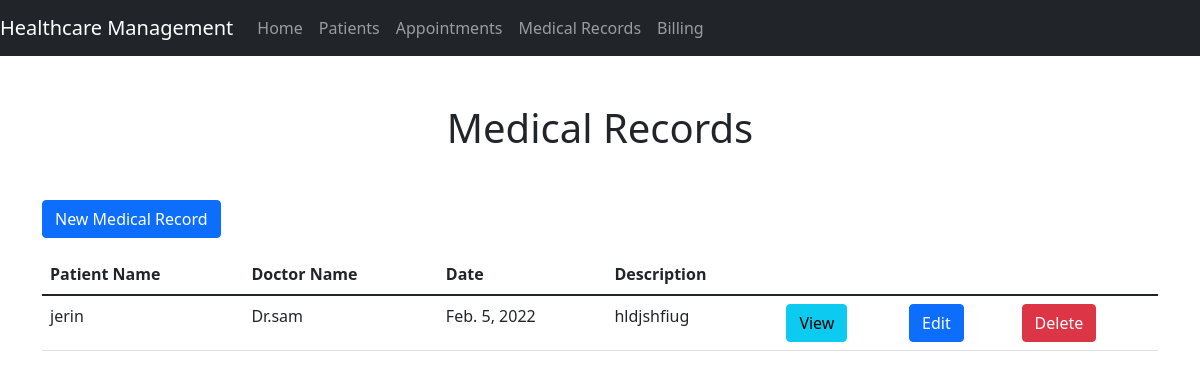
/medicalrecords/, run on the app's committed database.
### Health_Care_app/models.py (models this page shows, shortened)
class MedicalRecord(models.Model):
    patient = models.ForeignKey('Patient', on_delete=models.CASCADE)
    doctor = models.ForeignKey('Doctor', on_delete=models.CASCADE)
    date = models.DateField()
    description = models.TextField()

class Patient(models.Model):
    name = models.CharField(max_length=100)
    date_of_birth = models.DateField()
    gender = models.CharField(max_length=1, choices=[('M', 'Male'), ('F', 'Female')])
    phone_number = models.CharField(max_length=20)
    email_address = models.EmailField()
    blood_type = models.CharField(max_length=10)

class Doctor(models.Model):
    name = models.CharField(max_length=100)
    email = models.EmailField(unique=True)
    phone = models.CharField(max_length=20)
    specialty = models.CharField(max_length=100)
    created_at = models.DateTimeField(auto_now_add=True)
    updated_at = models.DateTimeField(auto_now=True)

### Health_Care_app/views.py (the view)
# urls.py: path('medicalrecords/', views.medicalrecord_list, name='medicalrecord_list'),
def medicalrecord_list(request):
    records = MedicalRecord.objects.all()
    return render(request, 'Health_Care_app/medical_record_list.html', {'records': records})

### Health_Care_app/templates/Health_Care_app/medical_record_list.html (shortened to what this page needs)
{% extends 'Health_Care_app/base.html' %}
{% block content %}
<h1 class="text-center mb-5">Medical Records</h1>
<a href="{% url 'medicalrecord_new' %}" class="btn btn-primary mb-3">New Medical Record</a>
<table class="table">
  <thead>
    <tr>
      <th>Patient Name</th>
      <th>Doctor Name</th>
      <th>Date</th>
      <th>Description</th>
      <th></th>
      <th></th>
    </tr>
  </thead>
  <tbody>
    {% for record in records %}
    <tr>
      <td>{{ record.patient.name }}</td>
      <td>{{ record.doctor.name }}</td>
      <td>{{ record.date }}</td>
      <td>{{ record.description }}</td>
      <td><a href="{% url 'medicalrecord_detail' record.pk %}" class="btn btn-info">View</a></td>
      <td><a href="{% url 'medicalrecord_edit' record.pk %}" class="btn btn-primary">Edit</a></td>
      <td>
        <form method="post" action="{% url 'medicalrecord_delete' record.pk %}">
          <input type="submit" class="btn btn-danger" value="Delete">
        </form>
      </td>
    </tr>
    {% endfor %}
  </tbody>
</table>
{% endblock %}

### data on the page
MedicalRecord: patient.name "jerin", doctor.name "Dr.sam", date "Feb. 5, 2022", description "hldjshfiug"
